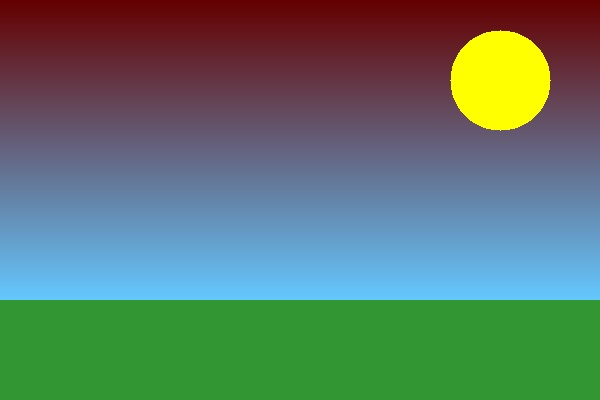
#> input picture assets/sample-images/basic/landscape.jpg, 600 x 400 px, found by its file name
$ python image-processing-template.py   (older library calls are emulated)
#> lines starting #> are read from the running program, lines starting #| are printed output that depends on the picture; after the words box and inside, x2 and y2 are one past the last pixel; in counts of white or black regions, pixels touching at a corner belong together
"""
图像处理模板
用于快速开始图像处理任务
"""

import cv2
import numpy as np
import os

class ImageProcessor:
    """图像处理类"""

    def __init__(self, img_path=None):
        """
        初始化

        参数:
            img_path: 图像路径（可选）
        """
        self.img = None
        self.gray = None
        self.hsv = None

        if img_path:
            self.load_image(img_path)

    def load_image(self, img_path):
        """
        加载图像

        参数:
            img_path: 图像路径

        返回:
            bool: 是否成功
        """
        self.img = cv2.imread(img_path)
#> self.img is the input picture: shape (400, 600, 3); mean B, G, R 105.5, 118.6, 92.6

        if self.img is None:
            print(f"错误: 无法读取图像 {img_path}")
            return False

        print(f"成功读取图像: {self.img.shape}")
#| 成功读取图像: (400, 600, 3)
        return True

    def preprocess(self):
        """预处理：转灰度和HSV"""
        if self.img is None:
            print("错误: 请先加载图像")
            return False

        self.gray = cv2.cvtColor(self.img, cv2.COLOR_BGR2GRAY)
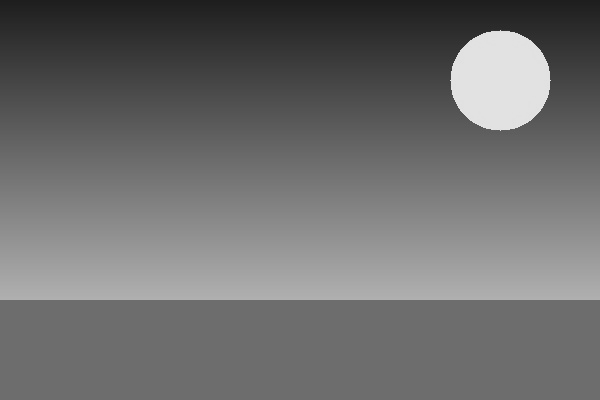
#> self.gray: shape (400, 600); min 30, max 231, mean 109.4
        self.hsv = cv2.cvtColor(self.img, cv2.COLOR_BGR2HSV)
#> self.hsv: shape (400, 600, 3); mean H, S, V 104.9, 140.9, 152.4

        print("预处理完成")
        return True

    def resize(self, width=None, height=None, scale=None):
        """
        调整图像大小

        参数:
            width: 目标宽度
            height: 目标高度
            scale: 缩放因子

        返回:
            调整后的图像
        """
#> called with width = 400
        if self.img is None:
            print("错误: 请先加载图像")
            return None

        if scale:
            return cv2.resize(self.img, None, fx=scale, fy=scale)

        if width and height:
            return cv2.resize(self.img, (width, height))

        if width:
            scale = width / self.img.shape[1]
#> scale = 0.667
            new_height = int(self.img.shape[0] * scale)
#> new_height = 266
            return cv2.resize(self.img, (width, new_height))

        if height:
            scale = height / self.img.shape[0]
            new_width = int(self.img.shape[1] * scale)
            return cv2.resize(self.img, (new_width, height))

        return self.img

    # [16 lines left out: function crop, not called in this run]

    def filter_blur(self, method='gaussian', kernel_size=5):
        """
        图像滤波

        参数:
            method: 滤波方法 ('mean', 'gaussian', 'median', 'bilateral')
            kernel_size: 核大小

        返回:
            滤波后的图像
        """
#> called with method = 'gaussian', kernel_size = 5
        if self.img is None:
            print("错误: 请先加载图像")
            return None

        if method == 'mean':
            return cv2.blur(self.img, (kernel_size, kernel_size))

        elif method == 'gaussian':
            return cv2.GaussianBlur(self.img, (kernel_size, kernel_size), 0)
#> returned value: shape (400, 600, 3)

        elif method == 'median':
            return cv2.medianBlur(self.img, kernel_size)

        elif method == 'bilateral':
            return cv2.bilateralFilter(self.img, 15, 80, 80)

        else:
            print(f"错误: 未知的滤波方法 {method}")
            return None

    def detect_edges(self, method='canny', threshold1=50, threshold2=150):
        """
        边缘检测

        参数:
            method: 检测方法 ('canny', 'sobel')
            threshold1: 低阈值
            threshold2: 高阈值

        返回:
            边缘图像
        """
#> called with method = 'canny', threshold1 = 50, threshold2 = 150
        if self.gray is None:
            print("错误: 请先调用preprocess()")
            return None

        if method == 'canny':
            return cv2.Canny(self.gray, threshold1, threshold2)
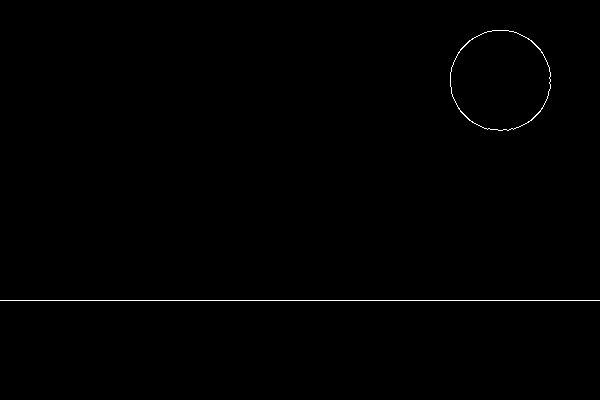
#> returned value: shape (400, 600); 0.39% white in thin lines or dots, all inside (x1, y1, x2, y2) = (0, 30, 600, 301)

        elif method == 'sobel':
            sobelx = cv2.Sobel(self.gray, cv2.CV_64F, 1, 0, ksize=3)
            sobelx = np.uint8(np.absolute(sobelx))
            return sobelx

        else:
            print(f"错误: 未知的边缘检测方法 {method}")
            return None

    # [138 lines left out: functions threshold, extract_color, morphology, not called in this run]

    def save(self, img, output_path):
        """
        保存图像

        参数:
            img: 要保存的图像
            output_path: 输出路径
        """
        cv2.imwrite(output_path, img)
        print(f"图像已保存: {output_path}")

    def show(self, img, window_name='Image'):
        """
        显示图像

        参数:
            img: 要显示的图像
            window_name: 窗口名称
        """
        cv2.imshow(window_name, img)
        cv2.waitKey(0)
        cv2.destroyAllWindows()


# ==================== 使用示例 ====================
if __name__ == '__main__':
    # 创建处理器
    processor = ImageProcessor()

    # 加载图像
    if not processor.load_image('../assets/sample-images/basic/landscape.jpg'):
        exit()

    # 预处理
    processor.preprocess()

    # 调整大小
    resized = processor.resize(width=400)
    processor.show(resized, 'Resized')

    # 滤波
    blurred = processor.filter_blur(method='gaussian', kernel_size=5)
    processor.show(blurred, 'Blurred')

    # 边缘检测
    edges = processor.detect_edges(method='canny', threshold1=50, threshold2=150)
    processor.show(edges, 'Edges')

    # 保存结果
    processor.save(edges, 'edges_output.jpg')

    print("\n模板使用完成！")
